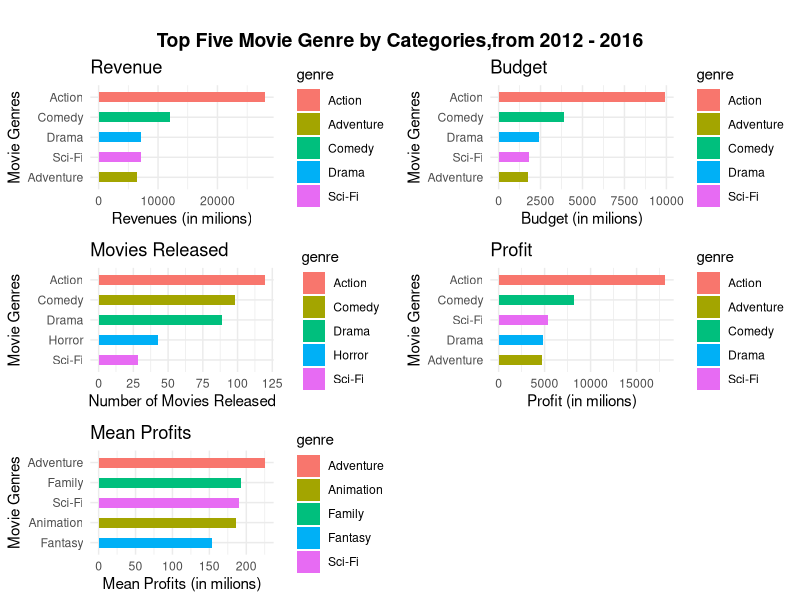
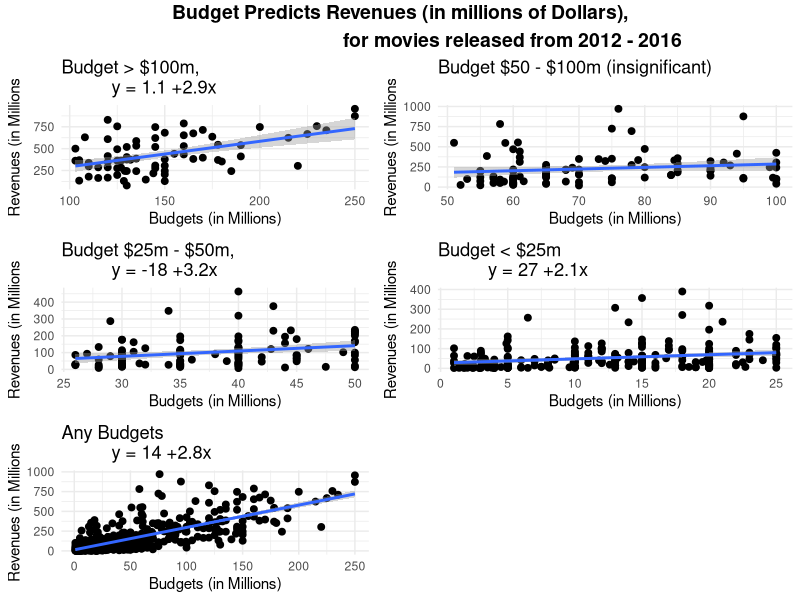

Write R code to recreate these figures, in order.
## ---- chunk 1
knitr::opts_chunk$set(echo = TRUE)
## ---- chunk 2
library(tidyverse)
library(skimr)
library(ggpubr)        # customization ggplot2 & ggarrange
setwd("C:/Users/minhk/OneDrive/Data Science stuffs/PORTFOLIO/Movie Analysis")
options(digits = 3)
movies <- read.csv("movies.csv")
## ---- chunk 3
movies <- movies %>%
  mutate(revenue.mils = revenue/1000000,
         budget.mils = budget/1000000,
         profit.mils = (revenue - budget)/1000000)
skim(movies)
## ---- chunk 4
movies %>%
  select(director,
         revenue.mils) %>%
  group_by(director) %>%
  summarize(sum.in.millions = sum(revenue.mils)) %>%
  arrange(desc(sum.in.millions)) %>%
  head(10) 
## ---- chunk 5
movies %>%
  select(cast1,
         revenue.mils) %>%
  group_by(cast1) %>%
  summarize(sum.in.millions = sum(revenue.mils)) %>%
  arrange(desc(sum.in.millions)) %>%
  head(10) 
## ---- chunk 6
movies %>%
  select(year,
         genre,
         profit.mils) %>%
  group_by(year,genre) %>%
  summarize(sum.in.millions = sum(profit.mils)) %>%
  arrange(desc(sum.in.millions)) %>%
  head(5)
## ---- chunk 7
movies %>%
  select(year,
         genre,
         profit.mils) %>%
  group_by(year,genre) %>%
  summarize(avg.in.mil = mean(profit.mils)) %>%
  arrange(desc(avg.in.mil)) %>%
  head(5)
## ---- chunk 8
movies %>%
  select(year,
         genre,
         title) %>%
  group_by(year,genre) %>%
  summarize(num.movies.released = n()) %>%
  arrange(desc(num.movies.released)) %>%
  head(5)
## ---- chunk 9
movies %>%
  select(year,
         genre,
         budget.mils) %>%
  group_by(year,genre) %>%
  summarize(sum = sum(budget.mils)) %>%
  arrange(desc(sum)) %>%
  head(5)
## ---- chunk 10
movies %>%
  select(year,
         genre,
         revenue.mils) %>%
  group_by(year,genre) %>%
  summarize(sum.in.millions = sum(revenue.mils)) %>%
  arrange(desc(sum.in.millions)) %>%
  head(5)
## ---- chunk 11
rev_all <- movies %>%
  select(genre,
         revenue.mils) %>%
  group_by(genre) %>%
  summarize(sum_rev = sum(revenue.mils)) %>%
  arrange(desc(sum_rev)) %>%
  head(5) %>%
  data.frame()         

bud_all <- movies %>%
  select(genre,
         budget.mils) %>%
  group_by(genre) %>%
  summarize(sum_bud = sum(budget.mils)) %>%
  arrange(desc(sum_bud)) %>%
  head(5) %>%
  data.frame()   # Action movies require the most budget 

count_all <- movies %>%
  select(genre) %>%
  group_by(genre) %>%
  summarize(count = n()) %>%
  arrange(desc(count)) %>%
  head(5) %>%
  data.frame()              # Action movies were released the most 

profit_all <- movies %>%
  select(genre,
         profit.mils) %>%
  group_by(genre) %>% 
  summarize(sum_pro = sum(profit.mils)) %>%
  arrange(desc(sum_pro)) %>%
  head(5) %>%
  data.frame()             # Action movies generate most profits 

average_all <- movies %>%
  select(genre,
         profit.mils) %>%
  group_by(genre) %>%
  summarize(mean_profit = mean(profit.mils)) %>%
  arrange(desc(mean_profit)) %>%
  head(5) %>%
  data.frame()            
# Action movies not in top 5 in terms of average profit
# the most profitable genre of all time would be Adventure and family movies. 

#---------------------------------------------------------------
# PLOTS
#---------------------------------------------------------------
# revenue plot
rev_plot <- ggplot(data = rev_all,
               aes(x = genre,
                   y= sum_rev,
                   fill = genre)) +               
  geom_bar(mapping = aes(x=reorder(genre,sum_rev),     
                         y=sum_rev),
           stat = "identity",
           width = 0.5,
           position = "dodge",) +
  ylab("Revenues (in milions)") +
  xlab("Movie Genres") + 
  ggtitle("Revenue") +
  theme_minimal() +
  coord_flip()

# budget plot
bud_plot <- ggplot(data = bud_all,
       aes(x = genre,
           y= sum_bud,
           fill = genre))+               
  geom_bar(mapping = aes(x=reorder(genre,sum_bud),     
                         y= sum_bud),
           stat = "identity",
           width = 0.5,
           position = "dodge",) +
  ylab("Budget (in milions)") +
  xlab("Movie Genres") + 
  ggtitle("Budget") + 
  theme_minimal() +
  coord_flip()

# Count plot 
count_plot <- ggplot(data = count_all,
                   aes(x = genre,
                       y= count,
                       fill = genre))+               
  geom_bar(mapping = aes(x=reorder(genre,count),     
                         y= count),
           stat = "identity",
           width = 0.5,
           position = "dodge",) +
  ylab("Number of Movies Released") +
  xlab("Movie Genres") + 
  ggtitle("Movies Released") + 
  theme_minimal() +
  coord_flip()

# Profit plot
profit_plot <- ggplot(data = profit_all,
                   aes(x = genre,
                       y= sum_pro,
                       fill = genre))+               
  geom_bar(mapping = aes(x=reorder(genre,sum_pro),     
                         y= sum_pro),
           stat = "identity",
           width = 0.5,
           position = "dodge",) +
  ylab("Profit (in milions)") +
  xlab("Movie Genres") + 
  ggtitle("Profit") + 
  theme_minimal() +
  coord_flip()

# Average plot 
average_plot <- ggplot(data = average_all,
                   aes(x = genre,
                       y= mean_profit,
                       fill = genre))+               
  geom_bar(mapping = aes(x=reorder(genre,mean_profit),     
                         y= mean_profit),
           stat = "identity",
           width = 0.5,
           position = "dodge",) +
  ylab("Mean Profits (in milions)") +
  xlab("Movie Genres") + 
  ggtitle("Mean Profits") + 
  theme_minimal() +
  coord_flip()

genre_plot <- ggarrange(rev_plot,
          bud_plot,
          count_plot,
          profit_plot,
          average_plot,
          ncol = 2,nrow = 3,
          align = "hv",
          font.label = list(size = 10,
                            color = "black",
                            face = "bold",
                            family = NULL,
                            position = "top"))
annotate_figure(genre_plot, top = text_grob("
Top Five Movie Genre by Categories,from 2012 - 2016",
                           color = "black", face = "bold", size = 14))
## ---- chunk 12
movies %>%
  select(title,
         genre,
         year,
         revenue.mils) %>%
  group_by(genre) %>%
  arrange(desc(revenue.mils)) %>%
  head(10)
## ---- chunk 13
summary(lm(data = movies, revenue.mils~budget.mils))

budget100more <- movies %>%
  filter(budget.mils >100) %>%
  select(budget.mils,
         genre,
         revenue.mils) %>%
  data.frame()
summary(lm(data = budget100more, revenue.mils~budget.mils))

budget100less <- movies %>%
  filter(budget.mils <=100 & budget.mils >50) %>%
  select(budget.mils,
         genre,
         revenue.mils) %>%
  arrange(desc(budget.mils)) %>% 
  data.frame()
summary(lm(data = budget100less, revenue.mils~budget.mils))

budget50less <- movies %>%
  filter(budget.mils <= 50 & budget.mils >25) %>%
  select(budget.mils,
         genre,
         revenue.mils) %>%
  arrange(desc(budget.mils)) %>% 
  data.frame()
summary(lm(data = budget50less, revenue.mils~budget.mils))

budget25less <- movies %>%
  filter(budget.mils <= 25) %>%
  select(budget.mils,
         genre,
         revenue.mils) %>%
  arrange(desc(budget.mils)) %>% 
  data.frame()
summary(lm(data = budget25less, revenue.mils~budget.mils))

## ---- chunk 14
# graphing
bud100more <- ggplot(data = budget100more,
                     aes(x = budget.mils,
                         y = revenue.mils)) + 
  geom_point(size = 2) +
  theme_minimal() +
  geom_smooth(method = lm)+
  theme_minimal() +
  ylab("Revenues (in Millions") +
  xlab("Budgets (in Millions)") +
  ggtitle("Budget > $100m,
          y = 1.1 +2.9x")


bud100less <- ggplot(data = budget100less,
                     aes(x = budget.mils,
                         y = revenue.mils)) + 
  geom_point(size = 2) +
  theme_minimal() +
  geom_smooth(method = lm)+
  ylab("Revenues (in Millions") +
  xlab("Budgets (in Millions)") +
  ggtitle("Budget $50 - $100m (insignificant)")

bud50less <- ggplot(data = budget50less,
                    aes(x = budget.mils,
                        y = revenue.mils)) + 
  geom_point(size = 2) +
  theme_minimal() +
  geom_smooth(method = lm)+
  ylab("Revenues (in Millions") +
  xlab("Budgets (in Millions)") +
  ggtitle("Budget $25m - $50m,
          y = -18 +3.2x")

bud25less <- ggplot(data = budget25less,
                    aes(x = budget.mils,
                        y = revenue.mils)) + 
  geom_point(size = 2) +
  theme_minimal() +
  geom_smooth(method = lm)+
  ylab("Revenues (in Millions") +
  xlab("Budgets (in Millions)") +
  ggtitle("Budget < $25m
          y = 27 +2.1x")

budall <- ggplot(data = movies,
                 aes(x = budget.mils,
                     y = revenue.mils)) + 
  geom_point(size = 2) +
  theme_minimal() +
  geom_smooth(method = lm)+
  ylab("Revenues (in Millions") +
  xlab("Budgets (in Millions)") +
  ggtitle("Any Budgets
          y = 14 +2.8x")

budget_plot <- ggarrange(bud100more,
                         bud100less,
                         bud50less,
                         bud25less,
                         budall,
                         ncol = 2,nrow = 3,
                         widths = c(2,2.25),
                         align = "hv",
                         font.label = list(size = 10,
                                           color = "black",
                                           face = "bold",
                                           family = NULL,
                                           position = "top"))

annotate_figure(budget_plot, top = text_grob("Budget Predicts Revenues (in millions of Dollars),
                                             for movies released from 2012 - 2016", 
                                      color = "black", face = "bold", size = 14))
